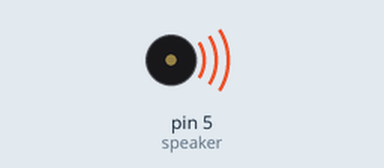
Bench run of a sketch on a simulated Arduino Uno, built with avr-gcc and run on an emulated ATmega328P. Shown: buzzer (waves = sounding).

Above: at 0.1 s.
Timing chart, 0 to 40.0 s (numbered marks = the images above):
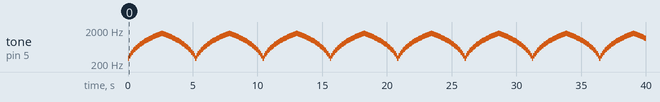

Measured:
- by itself, tone on pin 5 (speaker): plays 300 Hz for 0.10 s, 350 Hz for 0.10 s, 400 Hz for 0.10 s, 450 Hz for 0.10 s, 500 Hz for 0.10 s, 550 Hz for 0.10 s … (400 notes in this stretch)

The sketch:

scale.ino
```cpp
/*
 * Info on Tone function and pitches library:
 * https://www.arduino.cc/en/Tutorial/ToneMelody?from=Tutorial.Tone
 *
 * Range CAN be approx. 0-5000
 *
 */

int speaker = 5;

void setup() {
  pinMode(speaker, OUTPUT);  //Setup speaker pin
}

void loop() {

   for (int i=300; i<1650; i += 50){  //For ever 50 tones from 300 to 1650 (forwards)
      tone(speaker, i, 1000);  //On the "speaker" pin, play "i", for "1000" milliseconds
      delay(100);
    }
    for (int i=1550; i>300; i -= 50){
      tone(speaker, i, 1000);   //On the "speaker" pin, play "i", for "1000" milliseconds
      delay(100);
    }
}
```
